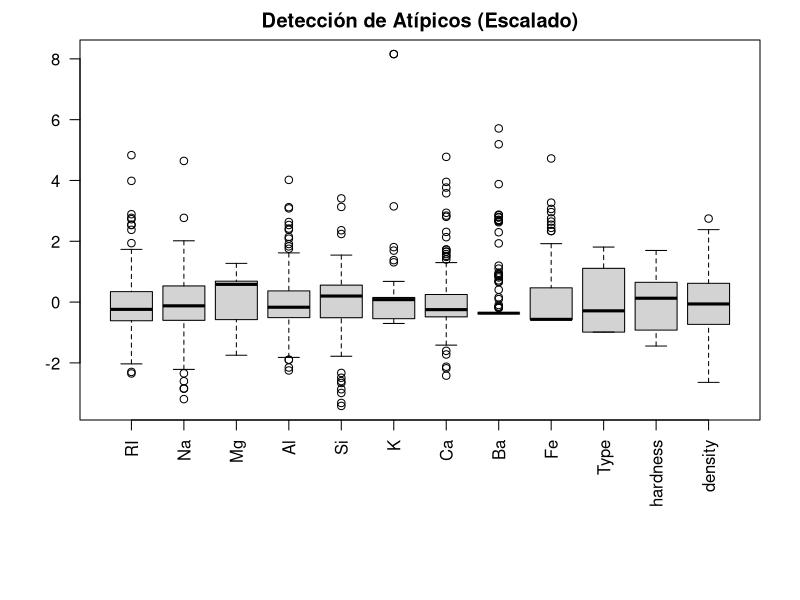
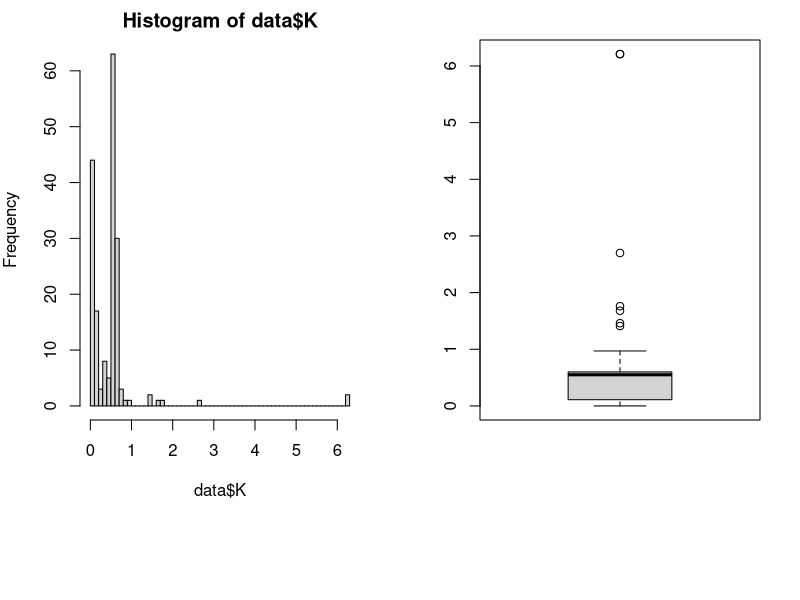
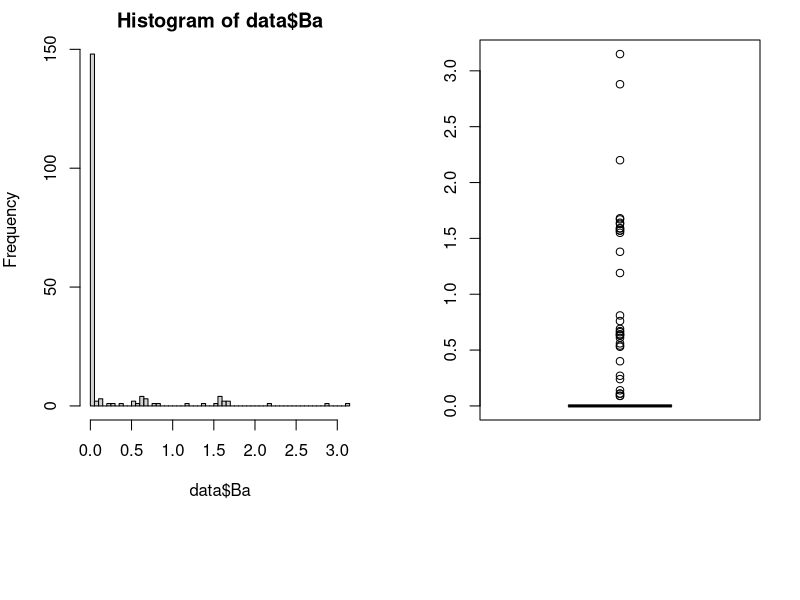
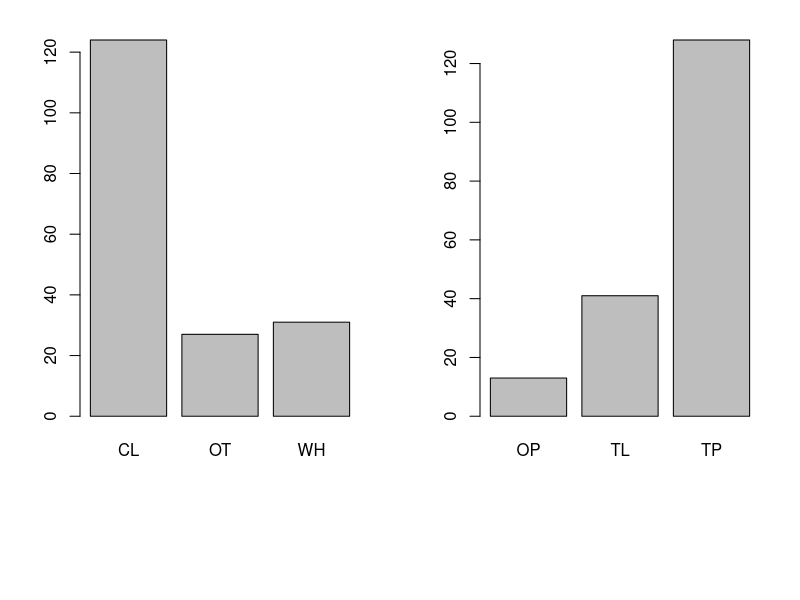
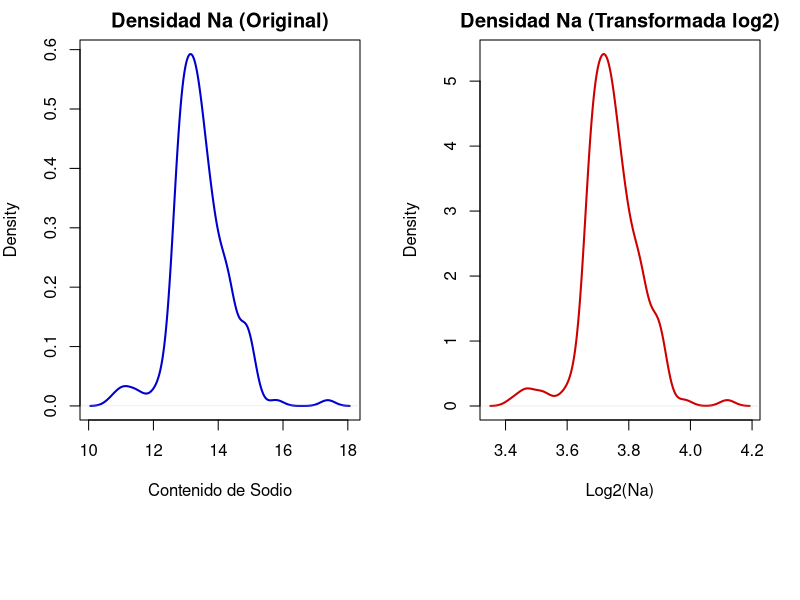

Write the R code that produced these figures, in order. (Note: this script raises an error after producing the figures.)
## ---- chunk 1
knitr::opts_chunk$set(echo = FALSE, cache = FALSE, include = TRUE, warning = FALSE, message = FALSE)

# Función para cargar o instalar paquetes si faltan
cargar_paquete <- function(paquete) {
  if (!require(paquete, character.only = TRUE)) {
    install.packages(paquete, repos = "[https://cran.rstudio.com/](https://cran.rstudio.com/)", lib = Sys.getenv("R_LIBS_USER"))
    library(paquete, character.only = TRUE)
  }
}

cargar_paquete("readr")
cargar_paquete("tinytex")
cargar_paquete("dplyr")
## ---- chunk 2
data <- read.csv("10A_cristales.csv", row.names = 14, as.is = TRUE)
data<- rename(data,  "transparency" = "tranparency")
View(data)
## ---- chunk 3
descData = data.frame("variable" = colnames(data),
                      "tipo" = c(rep("numerical", 11), 
                                 rep("categorical", 2), 
                                 rep("numerical", ncol(data) - 13)))
rownames(descData) = colnames(data)
descData
## ---- chunk 4
## Numéricas
# Filtramos para asegurar que solo usamos columnas que R reconoce como números
vars_num <- descData$variable[descData$tipo == "numerical"]
data_num <- data[, vars_num]
# Forzamos que todo sea numérico por si acaso
data_num <- as.data.frame(lapply(data_num, as.numeric))

summary(data_num)

# Variabilidad (desviación típica)
mySD = apply(data_num, 2, sd, na.rm = TRUE)

# Coeficiente de variación
myMU = colMeans(data_num, na.rm = TRUE)
myCV = mySD / myMU
sort(myCV)

## Categóricas
vars_cat <- descData$variable[descData$tipo == "categorical"]
apply(data[, vars_cat], 2, table, useNA = "ifany")

apply(data[, vars_cat], 2,
      function (x) round(100*table(x)/sum(table(x)), 2))
## ---- chunk 5
data$thermal_exp <-NULL
View(data)

## ---- chunk 6
# 1. Seleccionamos SOLO las columnas que son realmente números en el dataset 'data'
# Esto evita depender de 'descData', que parece estar dando problemas
data_solo_numeros <- data[, sapply(data, is.numeric)]

# 2. Eliminamos columnas que tengan TODO valores NA (si las hay)
data_solo_numeros <- data_solo_numeros[, colSums(!is.na(data_solo_numeros)) > 0]

# 3. Graficamos con un control de margen para que se vean los nombres
par(mar = c(9, 4, 2, 2))
boxplot(scale(data_solo_numeros), las = 2, main = "Detección de Atípicos (Escalado)")
## ---- chunk 7
par(mfrow=c(1,2))
hist(data$K, 50)
boxplot(data$K)
table(data$K)
## ---- chunk 8
data[which(data$K > 3), "K"] = NA
summary(data$K)
table(data$K)
## ---- chunk 9
par(mfrow=c(1,2))
hist(data$Ba, 50)
boxplot(data$Ba)
table(data$K)
## ---- chunk 10
## Color (por ser discreta con pocos valores diferentes, utilizaremos un gráfico de barras)
barplot(table(data$color))

## Tranparency (por ser discreta con pocos valores diferentes, utilizaremos un gráfico de barras)
barplot(table(data$transparency))
## ---- chunk 11
matriz_dummies <- model.matrix(~ 0 + color + transparency, data = data)

head(matriz_dummies)
## ---- chunk 12
data_dummies <- as.data.frame(matriz_dummies)
data_final <- cbind(data[, !(names(data) %in% c("color", "transparency", "id"))], data_dummies)
head(data_final)
## ---- chunk 13
plot(density(data$Na), main = "Densidad Na (Original)", 
     col = "blue3", lwd = 2, xlab = "Contenido de Sodio")


data$Na_log <- log2(data$Na)
plot(density(data$Na_log), main = "Densidad Na (Transformada log2)", 
     col = "red3", lwd = 2, xlab = "Log2(Na)")

columnas_numericas <- c("RI", "Na", "Mg", "Al", "Si", "K", "Ca", "Ba", "Fe")
data_normalizada <- data
data_normalizada[columnas_numericas] <- scale(data[columnas_numericas])

colMeans(data_normalizada[columnas_numericas])
apply(data_normalizada[columnas_numericas], 2, sd)
## ---- chunk 14
setdiff(columnas_a_escalar, colnames(data_final))
## ---- chunk 15
# 1. Definir las columnas numéricas que se van a estandarizar

columnas_a_escalar <- c("RI", "Na", "Mg", "Al", "Si", "K", "Ca", "Ba", "Fe", 
                        "Type", "hardness", "density","thermal_exp",
                        "colorCL", "colorOT", "colorWH",
                        "transparencyTL","transparencyTP") 

# 2. Aplicar el escalado (Z-score)
data_final_escalada <- data_final
data_final_escalada[columnas_a_escalar] <- scale(data_final[columnas_a_escalar])

# 3. Comprobar resultados 

print("Medias (deben ser casi 0):")
print(round(colMeans(data_final_escalada[columnas_a_escalar]), 5))
print("Desviaciones típicas (deben ser 1):")
print(round(apply(data_final_escalada[columnas_a_escalar], 2, sd), 5))
